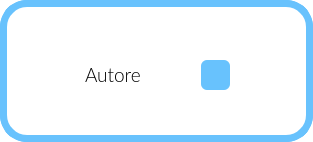
<?xml version="1.0" encoding="UTF-8"?>
<ui version="4.0">
 <class>MainWindow</class>
 <widget class="QMainWindow" name="MainWindow">
  <property name="geometry">
   <rect>
    <x>0</x>
    <y>0</y>
    <width>313</width>
    <height>142</height>
   </rect>
  </property>
  <property name="windowTitle">
   <string>MainWindow</string>
  </property>
  <property name="styleSheet">
   <string notr="true">QWidget{
background:rgb(255, 255, 255);
border-radius:27px;
border-color:rgb(104, 194, 253);
border-style: solid;
border-width:7;
}
QLabel{
border-width:0;
}QAbstractItemView {
    border: 3px solid  rgb(104, 194, 253);  
border-radius:8px;
  selection-background-color:  rgb(104, 194, 253);
margin:-2px;
text-align:center;
border-width:5;
}</string>
  </property>
  <widget class="QWidget" name="centralwidget">
   <widget class="QComboBox" name="tipoRicercaComboBox">
    <property name="geometry">
     <rect>
      <x>80</x>
      <y>60</y>
      <width>150</width>
      <height>30</height>
     </rect>
    </property>
    <property name="font">
     <font>
      <family>Lato Light</family>
      <pointsize>14</pointsize>
      <weight>50</weight>
      <italic>false</italic>
      <bold>false</bold>
      <strikeout>false</strikeout>
      <stylestrategy>PreferDefault</stylestrategy>
     </font>
    </property>
    <property name="toolTip">
     <string/>
    </property>
    <property name="styleSheet">
     <string notr="true">

QComboBox{
background:rgb(255, 255, 255);
border-radius:8px;
border-color:rgb(255, 255, 255);
border-style: solid;
text-align:center;
border-width:3;
}
QComboBox::focus{
background:rgb(255, 255, 255);
border-radius:8px;
border-color:rgb(104, 194, 253);
border-style: solid;
border-width:3;
}

QComboBox::down-arrow {
    image: url(:/icons/expand_more_FILL1_wght600_GRAD200_opsz48_risultato.png);
    width: 26px;
    height: 26px;
margin: 0px 0px 0px 0px
}

QComboBox::drop-down  {
	background-color:rgb(104, 194, 253);
border-radius:6px;
margin:-3px -3px -3px -10px;
    border: 0px; /* This seems to replace the whole arrow of the combo box */

}
</string>
    </property>
    <property name="editable">
     <bool>false</bool>
    </property>
    <property name="currentText">
     <string>Autore</string>
    </property>
    <property name="iconSize">
     <size>
      <width>16</width>
      <height>16</height>
     </size>
    </property>
    <property name="frame">
     <bool>true</bool>
    </property>
    <item>
     <property name="text">
      <string>Autore</string>
     </property>
    </item>
    <item>
     <property name="text">
      <string>Autore2</string>
     </property>
    </item>
   </widget>
  </widget>
 </widget>
 <resources>
  <include location="res/res.qrc"/>
 </resources>
 <connections/>
</ui>
